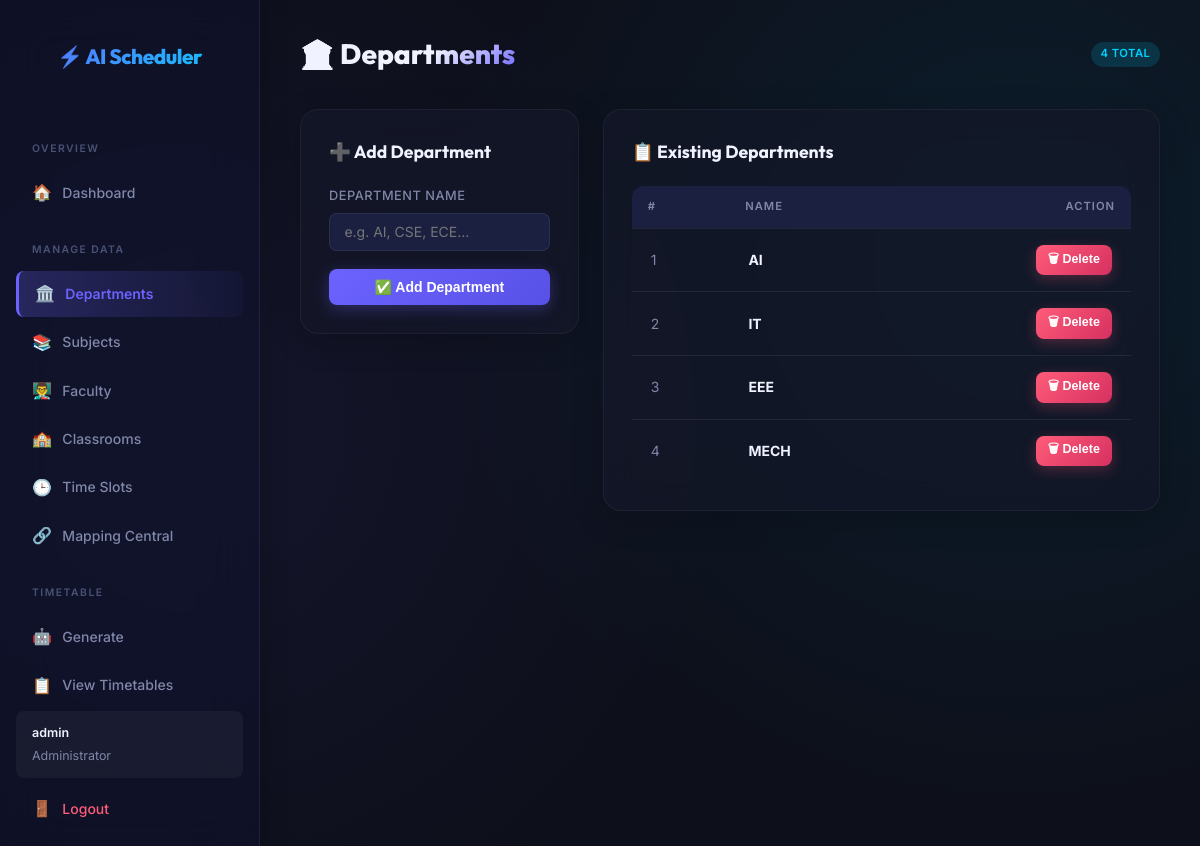
/departments (signed in), run on the app's committed database.
### models.py (models this page shows, shortened)
class Admin(UserMixin, db.Model):
    id = db.Column(db.Integer, primary_key=True)
    username = db.Column(db.String(50), unique=True, nullable=False)
    password_hash = db.Column(db.String(256), nullable=False)

class Department(db.Model):
    id = db.Column(db.Integer, primary_key=True)
    name = db.Column(db.String(100), unique=True, nullable=False)
    subjects = db.relationship('Subject', backref='department', lazy=True, cascade='all, delete-orphan')
    faculty = db.relationship('Faculty', backref='department', lazy=True, cascade='all, delete-orphan')
    branches = db.relationship('Branch', backref='department', lazy=True, cascade='all, delete-orphan')

### app.py (the view, shortened to what this page needs)
@app.route('/departments', methods=['GET', 'POST'])
@login_required
def departments():
    depts = Department.query.all()
    return render_template('departments.html', depts=depts, departments=depts)

### app.py (called while the page is built)
@login_manager.user_loader
def load_user(user_id):
    return db.session.get(Admin, int(user_id))

### templates/departments.html (shortened to what this page needs)
{% extends 'base.html' %}
{% block content %}
<div class="header-actions">
  <h1 class="page-title">🏛️ Departments</h1>
  <span class="badge badge-info">{{ depts|length }} total</span>
</div>
<div style="display:grid;grid-template-columns:1fr 2fr;gap:1.5rem;align-items:start;">
  <div class="card">
    <div class="card-title">➕ Add Department</div>
    <form method="POST" action="{{ url_for('departments') }}">
      <div class="form-group">
        <label for="dept_name" class="form-label">Department Name</label>
        <input type="text" id="dept_name" name="name" class="form-control"
               placeholder="e.g. AI, CSE, ECE…" required>
      </div>
      <button type="submit" class="btn" style="width:100%;justify-content:center;">✅ Add Department</button>
    </form>
  </div>
  <div class="card">
    <div class="card-title">📋 Existing Departments</div>
    <div class="table-wrapper">
      <table>
        <thead>
          <tr>
            <th>#</th>
            <th>Name</th>
            <th style="text-align:right;">Action</th>
          </tr>
        </thead>
        <tbody>
          {% for d in depts %}
          <tr>
            <td style="color:var(--text-muted);">{{ loop.index }}</td>
            <td><strong>{{ d.name }}</strong></td>
            <td style="text-align:right;">
              <form method="POST" action="{{ url_for('delete_department', id=d.id) }}"
                    onsubmit="return confirm('Delete {{ d.name }}?')" style="display:inline;">
                <button type="submit" class="btn btn-danger btn-sm">🗑 Delete</button>
              </form>
            </td>
          </tr>
          {% else %}
          <tr><td colspan="3" style="text-align:center;color:var(--text-muted);padding:2rem;">No departments yet.</td></tr>
          {% endfor %}
        </tbody>
      </table>
    </div>
  </div>
</div>
{% endblock %}

### templates/base.html (shortened to what this page needs)
<!DOCTYPE html>
<html lang="en">
<head>
  <link rel="stylesheet" href="{{ url_for('static', filename='style.css') }}">
</head>
<body>
{% if current_user.is_authenticated %}
<div class="container">
  <div class="sidebar">
    <a href="{{ url_for('dashboard') }}" class="sidebar-brand">⚡ AI Scheduler</a>
    <div class="sidebar-section">Overview</div>
    <a href="{{ url_for('dashboard') }}" class="nav-link {% if request.endpoint == 'dashboard' %}active{% endif %}">
      <span class="nav-icon">🏠</span> Dashboard
    </a>
    <div class="sidebar-section">Manage Data</div>
    <a href="{{ url_for('departments') }}" class="nav-link {% if request.endpoint == 'departments' %}active{% endif %}">
      <span class="nav-icon">🏛️</span> Departments
    </a>
    <a href="{{ url_for('subjects') }}" class="nav-link {% if request.endpoint == 'subjects' %}active{% endif %}">
      <span class="nav-icon">📚</span> Subjects
    </a>
    <a href="{{ url_for('faculty') }}" class="nav-link {% if request.endpoint == 'faculty' %}active{% endif %}">
      <span class="nav-icon">👨‍🏫</span> Faculty
    </a>
    <a href="{{ url_for('classrooms') }}" class="nav-link {% if request.endpoint == 'classrooms' %}active{% endif %}">
      <span class="nav-icon">🏫</span> Classrooms
    </a>
    <a href="{{ url_for('timeslots') }}" class="nav-link {% if request.endpoint == 'timeslots' %}active{% endif %}">
      <span class="nav-icon">🕒</span> Time Slots
    </a>
    <a href="{{ url_for('mappings') }}" class="nav-link {% if request.endpoint == 'mappings' %}active{% endif %}">
      <span class="nav-icon">🔗</span> Mapping Central
    </a>
    <div class="sidebar-section">Timetable</div>
    <a href="{{ url_for('generate') }}" class="nav-link {% if request.endpoint == 'generate' %}active{% endif %}">
      <span class="nav-icon">🤖</span> Generate
    </a>
    <a href="{{ url_for('view_timetable') }}" class="nav-link {% if request.endpoint == 'view_timetable' %}active{% endif %}">
      <span class="nav-icon">📋</span> View Timetables
    </a>
    <div style="margin-top:auto;">
      <div style="padding:.75rem 1rem;margin-bottom:.5rem;border-radius:8px;background:rgba(255,255,255,.04);font-size:.78rem;color:var(--text-muted);">
        <div style="font-weight:600;color:var(--text);margin-bottom:.2rem;">{{ current_user.username }}</div>
        <div>Administrator</div>
      </div>
      <a href="{{ url_for('logout') }}" class="nav-link logout">
        <span class="nav-icon">🚪</span> Logout
      </a>
    </div>
  </div>
  <main class="main-content">
    {% block content %}{% endblock %}
  </main>
</div>
{% endif %}
</body>
</html>

### data on the page
Admin: username "admin"
Department: name "AI"
Department: name "IT"
Department: name "EEE"
Department: name "MECH"

### other printed values
{{ depts|length }} "4"
